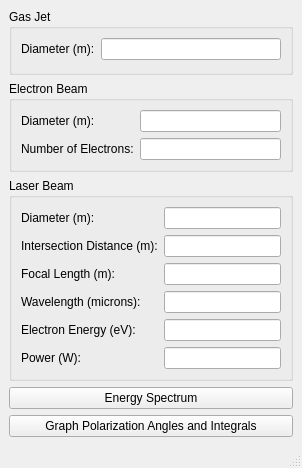
<?xml version="1.0" encoding="UTF-8"?>
<ui version="4.0">
 <class>MainWindow</class>
 <widget class="QMainWindow" name="MainWindow">
  <property name="geometry">
   <rect>
    <x>0</x>
    <y>0</y>
    <width>302</width>
    <height>468</height>
   </rect>
  </property>
  <property name="windowTitle">
   <string>MainWindow</string>
  </property>
  <widget class="QWidget" name="centralwidget">
   <layout class="QVBoxLayout" name="verticalLayout_2">
    <item>
     <widget class="QGroupBox" name="groupBox_2">
      <property name="title">
       <string>Gas Jet</string>
      </property>
      <layout class="QFormLayout" name="formLayout_4">
       <item row="0" column="1">
        <widget class="QLineEdit" name="gasJetDiameter"/>
       </item>
       <item row="0" column="0">
        <widget class="QLabel" name="label_3">
         <property name="text">
          <string>Diameter (m):</string>
         </property>
        </widget>
       </item>
      </layout>
      <zorder>label_3</zorder>
      <zorder>gasJetDiameter</zorder>
     </widget>
    </item>
    <item>
     <widget class="QGroupBox" name="groupBox">
      <property name="title">
       <string>Electron Beam</string>
      </property>
      <layout class="QFormLayout" name="formLayout_3">
       <property name="fieldGrowthPolicy">
        <enum>QFormLayout::AllNonFixedFieldsGrow</enum>
       </property>
       <item row="3" column="0">
        <widget class="QLabel" name="label">
         <property name="text">
          <string>Diameter (m):</string>
         </property>
        </widget>
       </item>
       <item row="3" column="1">
        <widget class="QLineEdit" name="electronBeamDiameter"/>
       </item>
       <item row="4" column="0">
        <widget class="QLabel" name="label_2">
         <property name="text">
          <string>Number of Electrons:</string>
         </property>
        </widget>
       </item>
       <item row="4" column="1">
        <widget class="QLineEdit" name="electronsCount"/>
       </item>
      </layout>
     </widget>
    </item>
    <item>
     <widget class="QGroupBox" name="groupBox_3">
      <property name="title">
       <string>Laser Beam</string>
      </property>
      <layout class="QFormLayout" name="formLayout_5">
       <property name="fieldGrowthPolicy">
        <enum>QFormLayout::AllNonFixedFieldsGrow</enum>
       </property>
       <item row="1" column="0">
        <widget class="QLabel" name="label_4">
         <property name="text">
          <string>Diameter (m):</string>
         </property>
        </widget>
       </item>
       <item row="1" column="1">
        <widget class="QLineEdit" name="laserBeamDiameter"/>
       </item>
       <item row="2" column="0">
        <widget class="QLabel" name="label_5">
         <property name="text">
          <string>Intersection Distance (m):</string>
         </property>
        </widget>
       </item>
       <item row="2" column="1">
        <widget class="QLineEdit" name="laserBeamIntersectionDistance"/>
       </item>
       <item row="3" column="0">
        <widget class="QLabel" name="label_6">
         <property name="text">
          <string>Focal Length (m):</string>
         </property>
        </widget>
       </item>
       <item row="3" column="1">
        <widget class="QLineEdit" name="laserBeamApexLength"/>
       </item>
       <item row="4" column="0">
        <widget class="QLabel" name="label_7">
         <property name="text">
          <string>Wavelength (microns):</string>
         </property>
        </widget>
       </item>
       <item row="4" column="1">
        <widget class="QLineEdit" name="laserBeamWavelength"/>
       </item>
       <item row="5" column="0">
        <widget class="QLabel" name="label_8">
         <property name="text">
          <string>Electron Energy (eV):</string>
         </property>
        </widget>
       </item>
       <item row="5" column="1">
        <widget class="QLineEdit" name="laserBeamElectronEnergy"/>
       </item>
       <item row="6" column="0">
        <widget class="QLabel" name="label_9">
         <property name="text">
          <string>Power (W):</string>
         </property>
        </widget>
       </item>
       <item row="6" column="1">
        <widget class="QLineEdit" name="laserBeamPower"/>
       </item>
      </layout>
     </widget>
    </item>
    <item>
     <widget class="QPushButton" name="graphBins">
      <property name="text">
       <string>Energy Spectrum</string>
      </property>
      <property name="autoDefault">
       <bool>true</bool>
      </property>
     </widget>
    </item>
    <item>
     <widget class="QPushButton" name="graphIntegrals">
      <property name="text">
       <string>Graph Polarization Angles and Integrals</string>
      </property>
     </widget>
    </item>
   </layout>
  </widget>
  <widget class="QMenuBar" name="menubar">
   <property name="geometry">
    <rect>
     <x>0</x>
     <y>0</y>
     <width>302</width>
     <height>21</height>
    </rect>
   </property>
  </widget>
  <widget class="QStatusBar" name="statusbar"/>
 </widget>
 <resources/>
 <connections/>
</ui>
